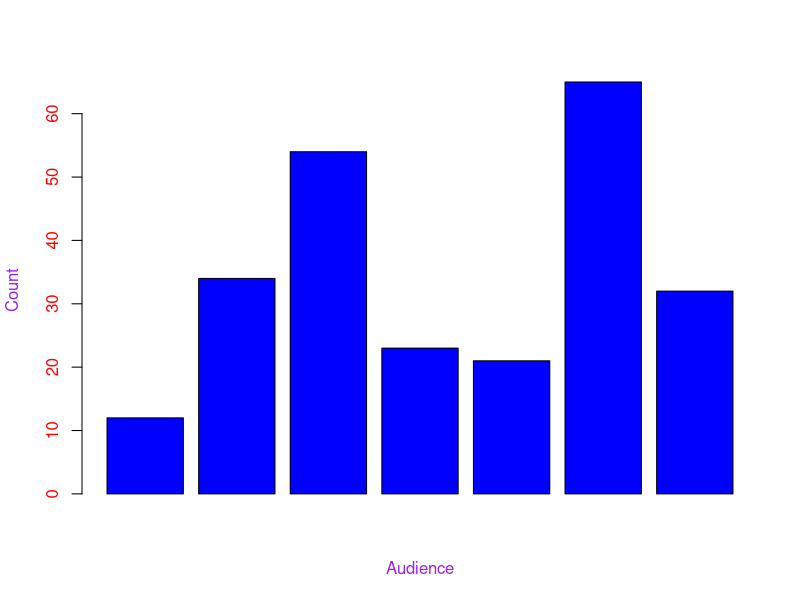
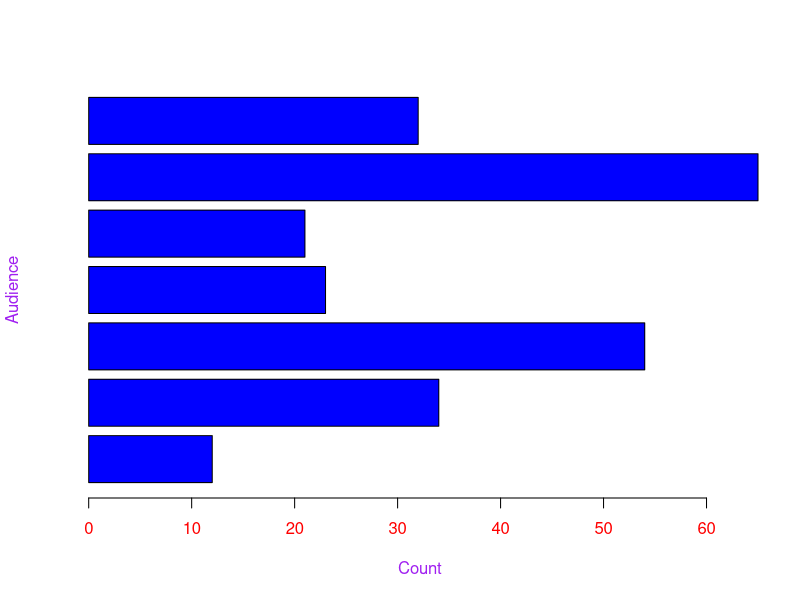
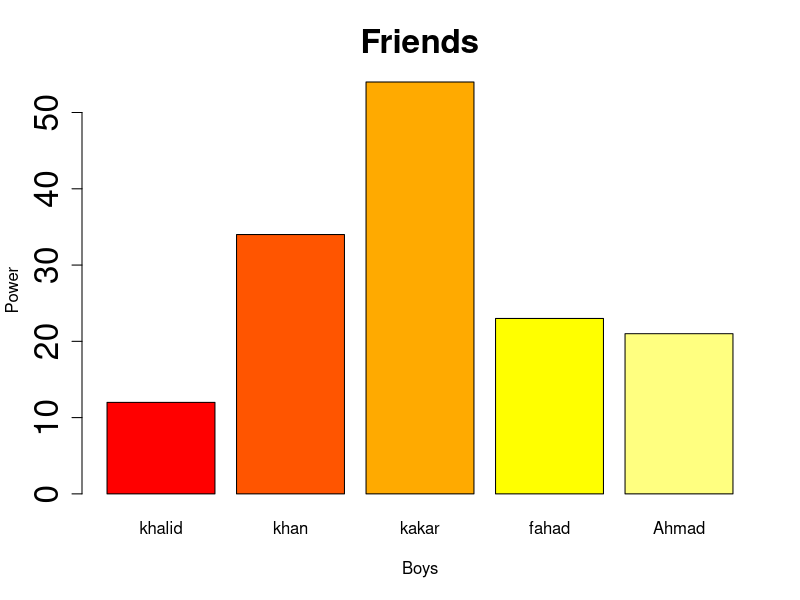
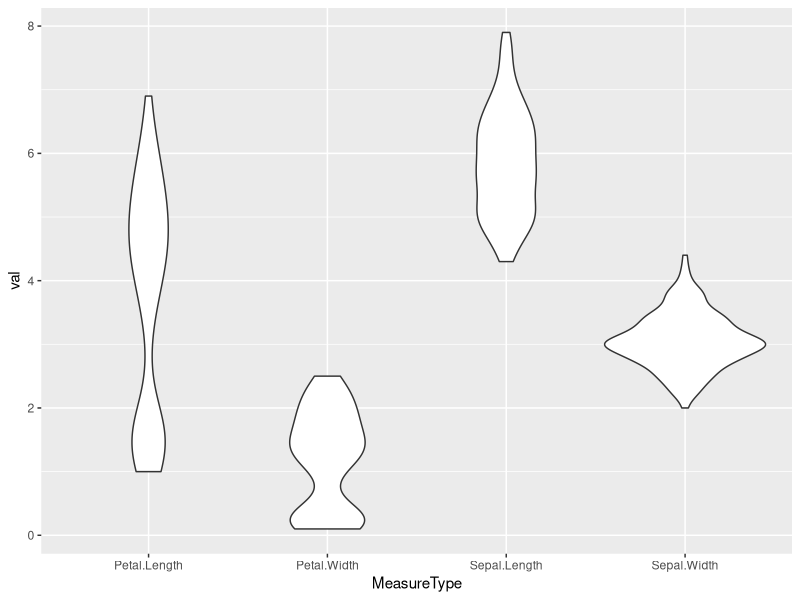

Recreate these plots in R, in order.
x = c(12,34,54,23,21,65,32)

# Bar chart
barplot(x, xlab = 'Audience', ylab = 'Count', 
        col = "blue", col.axis='red', col.lab='purple')


# Horizontal bar chart
barplot(x, xlab = 'Count', ylab = 'Audience', 
        col = "blue", col.axis='red', col.lab='purple',
        horiz = TRUE)


x1 = c(12,34,54,23,21)
x2 = c('khalid', 'khan', 'kakar', 'fahad', 'Ahmad')

# cex.main=1.5, cex.lab=.1, cex.axis= 1 used for different font sizes

barplot(x1,
        names.arg = x2, xlab = 'Boys', ylab = 'Power',
        col = heat.colors(5), main = 'Friends',
        cex.main=2, cex.lab=1, cex.axis= 2)


library(tidyr)
library(ggplot2)
library(dplyr)

data_1 = iris[ , 1:4]
print(data_1)
head(data_1)
 data_1 %>% 
  gather(key='MeasureType',value = 'val' ) %>%
  ggplot(aes(x=MeasureType, y=val ), fill(MeasureType)) + geom_violin()

# data_1 <- iris[, 1:4] %>%
#   pivot_longer(cols = everything(), names_to = "MeasureType", values_to = "Val")
# 
# # Create the violin plot
# ggplot(data_1, aes(x = MeasureType, y = Val, fill = MeasureType)) +
#   geom_violin() +
#   labs(title = "Violin Plot of Iris Measurements",
#        x = "Measurement Type",
#        y = "Value") +
#   theme_minimal()

